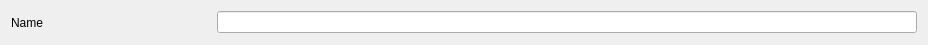
<?xml version="1.0" encoding="UTF-8"?>
<ui version="4.0">
 <class>UI_Setting</class>
 <widget class="QWidget" name="UI_Setting">
  <property name="geometry">
   <rect>
    <x>0</x>
    <y>0</y>
    <width>928</width>
    <height>44</height>
   </rect>
  </property>
  <property name="windowTitle">
   <string>Form</string>
  </property>
  <layout class="QHBoxLayout" name="horizontalLayout_4">
   <item>
    <widget class="QLabel" name="name_label">
     <property name="minimumSize">
      <size>
       <width>200</width>
       <height>0</height>
      </size>
     </property>
     <property name="maximumSize">
      <size>
       <width>200</width>
       <height>16777215</height>
      </size>
     </property>
     <property name="text">
      <string>Name</string>
     </property>
    </widget>
   </item>
   <item>
    <widget class="QStackedWidget" name="stackedWidget">
     <property name="currentIndex">
      <number>0</number>
     </property>
     <widget class="QWidget" name="page_1">
      <layout class="QHBoxLayout" name="horizontalLayout">
       <property name="leftMargin">
        <number>0</number>
       </property>
       <property name="topMargin">
        <number>0</number>
       </property>
       <property name="rightMargin">
        <number>0</number>
       </property>
       <property name="bottomMargin">
        <number>0</number>
       </property>
       <item>
        <widget class="QLineEdit" name="lineEdit"/>
       </item>
      </layout>
     </widget>
     <widget class="QWidget" name="page_2">
      <layout class="QHBoxLayout" name="horizontalLayout_2">
       <property name="leftMargin">
        <number>0</number>
       </property>
       <property name="topMargin">
        <number>0</number>
       </property>
       <property name="rightMargin">
        <number>0</number>
       </property>
       <property name="bottomMargin">
        <number>0</number>
       </property>
       <item>
        <widget class="QSpinBox" name="spinBox">
         <property name="minimumSize">
          <size>
           <width>100</width>
           <height>0</height>
          </size>
         </property>
         <property name="maximumSize">
          <size>
           <width>100</width>
           <height>16777215</height>
          </size>
         </property>
        </widget>
       </item>
       <item>
        <spacer name="horizontalSpacer">
         <property name="orientation">
          <enum>Qt::Horizontal</enum>
         </property>
         <property name="sizeHint" stdset="0">
          <size>
           <width>40</width>
           <height>20</height>
          </size>
         </property>
        </spacer>
       </item>
      </layout>
     </widget>
     <widget class="QWidget" name="page_3">
      <layout class="QHBoxLayout" name="horizontalLayout_3">
       <property name="leftMargin">
        <number>0</number>
       </property>
       <property name="topMargin">
        <number>0</number>
       </property>
       <property name="rightMargin">
        <number>0</number>
       </property>
       <property name="bottomMargin">
        <number>0</number>
       </property>
       <item>
        <widget class="QDoubleSpinBox" name="doubleSpinBox">
         <property name="minimumSize">
          <size>
           <width>100</width>
           <height>0</height>
          </size>
         </property>
         <property name="maximumSize">
          <size>
           <width>100</width>
           <height>16777215</height>
          </size>
         </property>
        </widget>
       </item>
       <item>
        <spacer name="horizontalSpacer_2">
         <property name="orientation">
          <enum>Qt::Horizontal</enum>
         </property>
         <property name="sizeHint" stdset="0">
          <size>
           <width>172</width>
           <height>20</height>
          </size>
         </property>
        </spacer>
       </item>
      </layout>
     </widget>
    </widget>
   </item>
  </layout>
 </widget>
 <resources/>
 <connections/>
</ui>
